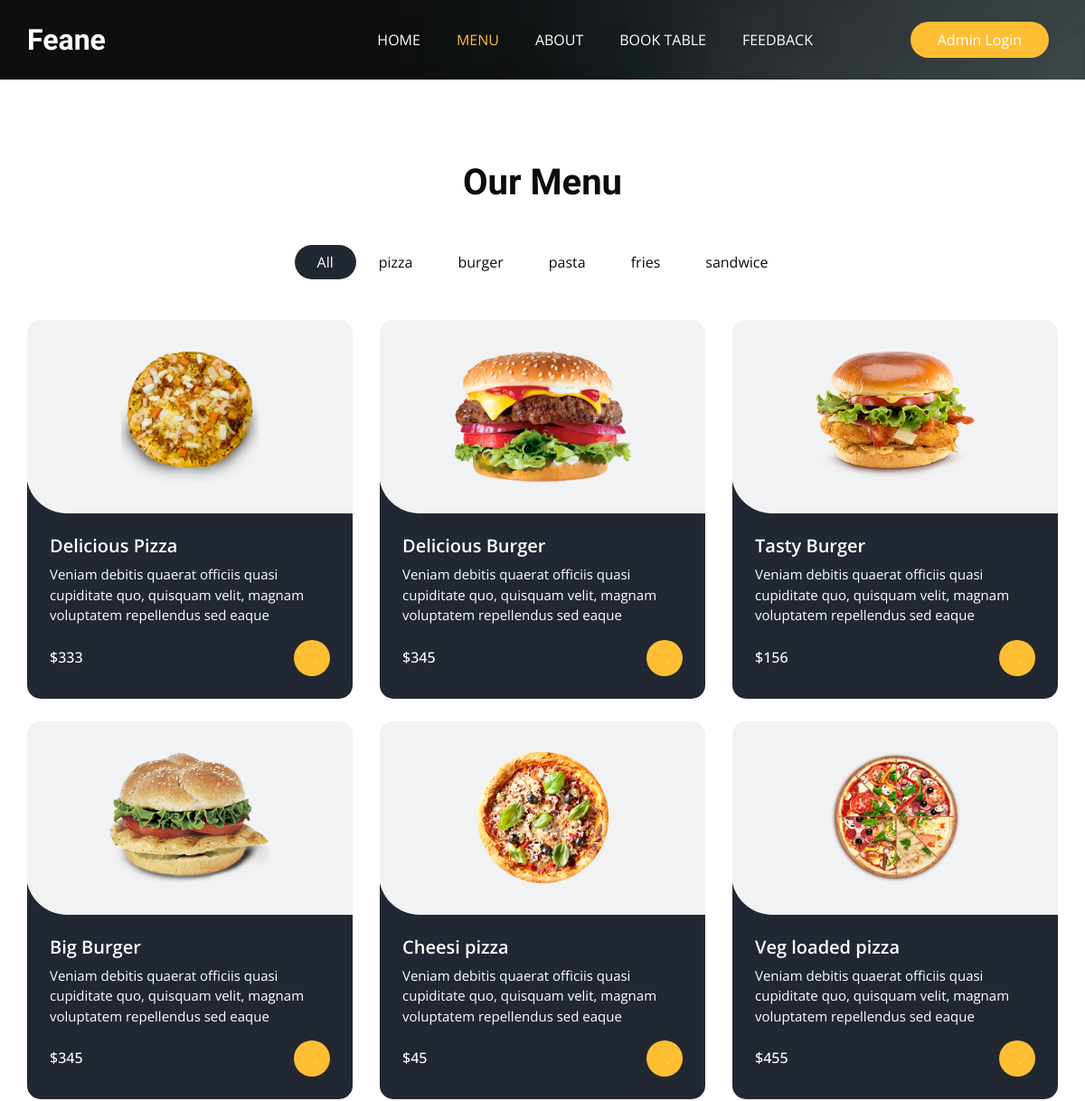
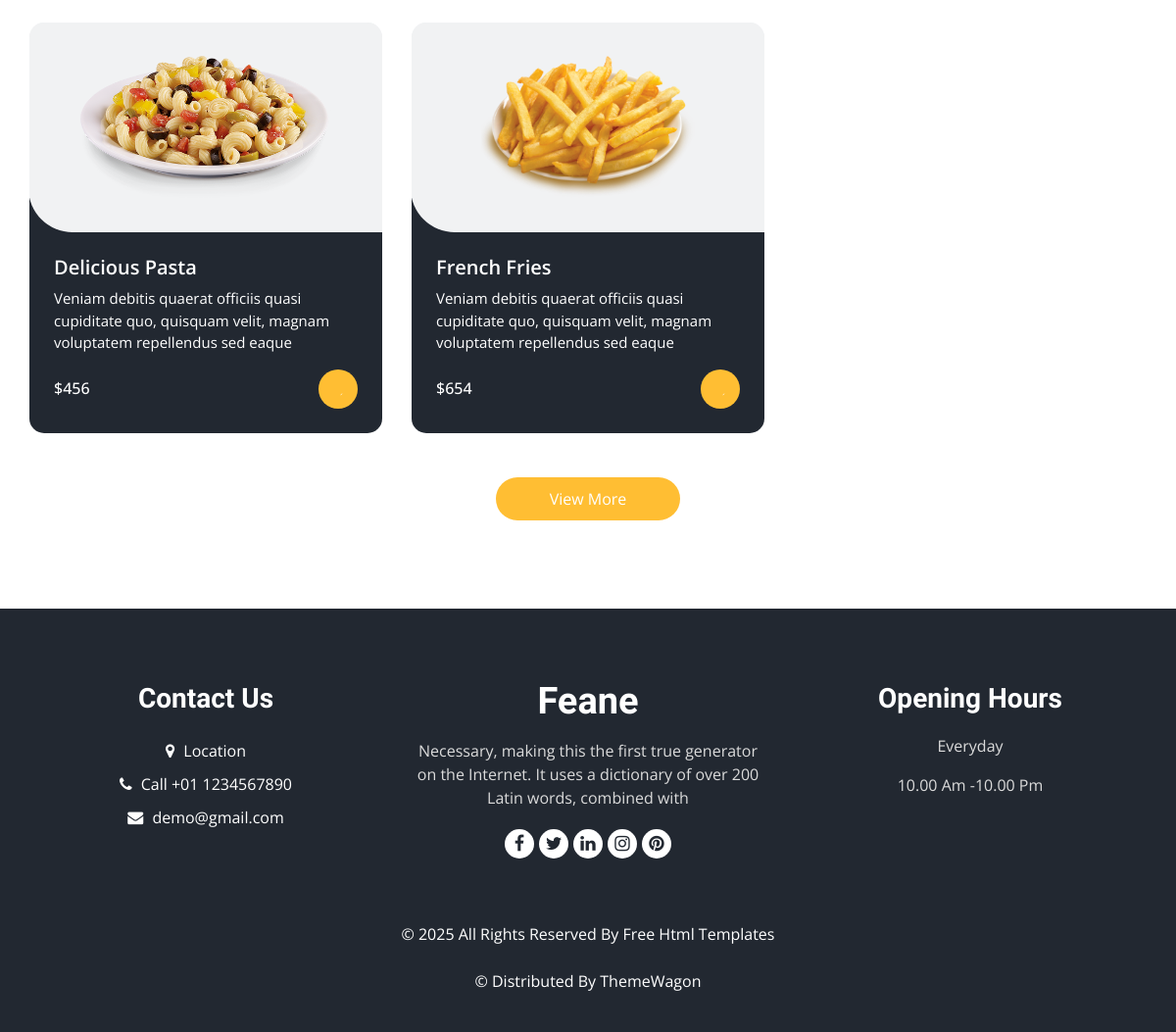
The app's page /menu/ with its own data (2 pictures, top to bottom).
### Base_App/models.py (models this page shows, shortened)
class ItemList(models.Model):
    Category_name = models.CharField(max_length=50)
    def __str__(self):
        return self.Category_name

class Items(models.Model):
    item_name = models.CharField(max_length=50)
    description = models.TextField(blank=False)
    price = models.IntegerField()
    category = models.ForeignKey(ItemList,related_name="name",on_delete=models.CASCADE)
    image = models.ImageField(upload_to='Items/',blank=True)

### Base_App/views.py (the view)
# urls.py: path('menu/', Menu_view,name="Menu_view"),
def Menu_view(request):
    items = Items.objects.all()
    categories = ItemList.objects.all()  # Renamed variable
    return render(request, "menu.html", {'items': items, 'categories': categories})

### templates/menu.html
{% extends "base.html" %}
{% block class %} class="sub_page" {% endblock class%}
{% block menustatus %}active{% endblock menustatus %}
{% block mainblock %}
{% load static %}
<section class="food_section layout_padding">
  <div class="container">
    <div class="heading_container heading_center">
      <h2>Our Menu</h2>
    </div>
    <ul class="filters_menu">
      <li class="active" data-filter="*">All</li>
      {% for category in categories %}
      <li data-filter=".{{category.Category_name}}">{{category.Category_name}}</li>
      {% endfor %}
    </ul>
    <div class="filters-content">
      <div class="row grid">
        {% for item in items %}
        <div class="col-sm-6 col-lg-4 all {{ item.category }}">
          <div class="box">
            <div>
              <div class="img-box">
                <img src="/media/{{item.image}}" alt="Food Item" />
              </div>
              <div class="detail-box">
                <h5>{{ item.item_name }}</h5>
                <p>{{ item.description }}</p>
                <div class="options">
                  <h6>${{ item.price }}</h6>
                  <a href="#">
                    <svg
                      version="1.1"
                      xmlns="http://www.w3.org/2000/svg"
                      viewBox="0 0 456.029 456.029"
                    >
                      <g><path d="M345.6,338.862c-29.184,0-53.248,23.552-53.248,53.248 ..."/></g>
                    </svg>
                  </a>
                </div>
              </div>
            </div>
          </div>
        </div>
        {% endfor %}
      </div>
    </div>
    <div class="btn-box">
      <a href="#"> View More </a>
    </div>
  </div>
</section>
{% endblock mainblock %}

### static/css/style.css (style rules this page uses)
body { font-family: "Open Sans", sans-serif; color: #0c0c0c; background-color: #ffffff; overflow-x: hidden; }
.layout_padding { padding: 90px 0; }
h1, h2 { font-family: 'Dancing Script', cursive; }
.heading_container { display: -webkit-box; display: -ms-flexbox; display: flex; -webkit-box-orient: vertical; -webkit-box-direction: normal; -ms-flex-direction: column; flex-direction: column; -webkit-box-align: start; -ms-flex-align: start; align-items: flex-start; }
.heading_container h2 { position: relative; margin-bottom: 0; font-size: 2.5rem; font-weight: bold; }
.heading_container.heading_center { -webkit-box-align: center; -ms-flex-align: center; align-items: center; text-align: center; }
a, a:hover, a:focus { text-decoration: none; }
.food_section .filters_menu { padding: 0; display: -webkit-box; display: -ms-flexbox; display: flex; -ms-flex-wrap: wrap; flex-wrap: wrap; -webkit-box-pack: center; -ms-flex-pack: center; justify-content: center; list-style-type: none; margin: 45px 0 20px 0; }
.food_section .filters_menu li { padding: 7px 25px; cursor: pointer; border-radius: 25px; }
.food_section .filters_menu li.active { background-color: #222831; color: #ffffff; }
.food_section .box { position: relative; margin-top: 25px; background-color: #ffffff; border-radius: 10px; color: #ffffff; border-radius: 15px; overflow: hidden; background: linear-gradient(to bottom, #f1f2f3 25px, #222831 25px); }
.food_section .box .img-box { background: #f1f2f3; display: -webkit-box; display: -ms-flexbox; display: flex; -webkit-box-pack: center; -ms-flex-pack: center; justify-content: center; -webkit-box-align: center; -ms-flex-align: center; align-items: center; height: 215px; border-radius: 0 0 0 45px; margin: -1px; padding: 25px; }
.food_section .box .img-box img { max-width: 100%; max-height: 145px; -webkit-transition: all .2s; transition: all .2s; }
.food_section .box .detail-box { padding: 25px; }
.food_section .box .detail-box h5 { font-weight: 600; }
.food_section .box .detail-box p { font-size: 15px; }
.food_section .box .detail-box h6 { margin-top: 10px; }
.food_section .box .options { display: -webkit-box; display: -ms-flexbox; display: flex; -webkit-box-pack: justify; -ms-flex-pack: justify; justify-content: space-between; }
.food_section .box .options a { width: 40px; height: 40px; border-radius: 100%; background: #ffbe33; display: -webkit-box; display: -ms-flexbox; display: flex; -webkit-box-pack: center; -ms-flex-pack: center; justify-content: center; -webkit-box-align: center; -ms-flex-align: center; align-items: center; }
.food_section .box .options a svg { width: 18px; height: auto; fill: #ffffff; }
.food_section .btn-box { display: -webkit-box; display: -ms-flexbox; display: flex; -webkit-box-pack: center; -ms-flex-pack: center; justify-content: center; margin-top: 45px; }
.food_section .btn-box a { display: inline-block; padding: 10px 55px; background-color: #ffbe33; color: #ffffff; border-radius: 45px; -webkit-transition: all 0.3s; transition: all 0.3s; border: none; }

### static/css/responsive.css (style rules this page uses)
@media (min-width: 1200px) { .container { max-width: 1170px; } }

### records on screen
ItemList: Category_name "pizza"
ItemList: Category_name "burger"
ItemList: Category_name "pasta"
ItemList: Category_name "fries"
ItemList: Category_name "sandwice"
Items: image (picture), item_name "Delicious Pizza", description "Veniam debitis quaerat officiis quasi cupiditate quo, quisquam velit, magnam voluptatem repellendus sed eaque", price "333"
Items: image (picture), item_name "Delicious Burger", description "Veniam debitis quaerat officiis quasi cupiditate quo, quisquam velit, magnam voluptatem repellendus sed eaque", price "345"
Items: image (picture), item_name "Tasty Burger", description "Veniam debitis quaerat officiis quasi cupiditate quo, quisquam velit, magnam voluptatem repellendus sed eaque", price "156"
Items: image (picture), item_name "Big Burger", description "Veniam debitis quaerat officiis quasi cupiditate quo, quisquam velit, magnam voluptatem repellendus sed eaque", price "345"
Items: image (picture), item_name "Cheesi pizza", description "Veniam debitis quaerat officiis quasi cupiditate quo, quisquam velit, magnam voluptatem repellendus sed eaque", price "45"
Items: image (picture), item_name "Veg loaded pizza", description "Veniam debitis quaerat officiis quasi cupiditate quo, quisquam velit, magnam voluptatem repellendus sed eaque", price "455"
Items: image (picture), item_name "Delicious Pasta", description "Veniam debitis quaerat officiis quasi cupiditate quo, quisquam velit, magnam voluptatem repellendus sed eaque", price "456"
Items: image (picture), item_name "French Fries", description "Veniam debitis quaerat officiis quasi cupiditate quo, quisquam velit, magnam voluptatem repellendus sed eaque", price "654"
